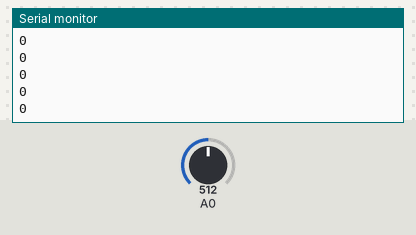
Bench run of a sketch on a simulated Arduino Uno, built with avr-gcc and run on an emulated ATmega328P. On the bench: the last lines printed to the serial monitor. The test bench sets the inputs (shaded band); at power-on: A0 = 512.

Above: at 1.2 s.
1.3 s: A0 set to 716
At 2.2 s:
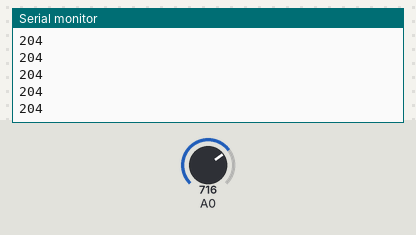
2.8 s: A0 set to 900
At 3.6 s:
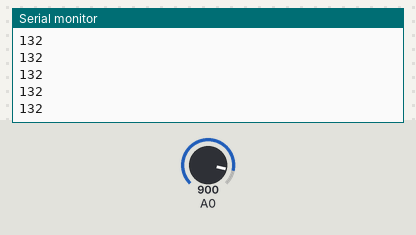
Timing chart, 0 to 5.8 s (numbered marks = the images above; inputs shaded):
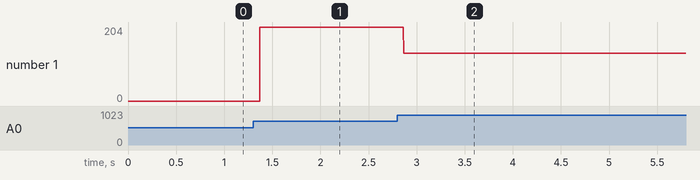

The sketch:

frequencymeter.ino
```cpp
int incomingAudio;


void setup(){
    Serial.begin(9600);

}

void loop(){
  incomingAudio = analogRead(A0);//read voltage at A0
  //incomingAudio = (incomingAudio+1)/4 - 1;//scale from 10 bit (0-1023) to 8 bit (0-255)
//  if (incomingAudio<0){//deal with negative numbers
//    incomingAudio = 0;
//  }
  PORTD = incomingAudio;
  Serial.println(PORTD);

}
```

Measured:
- after the input at 1.3 s, the serial monitor: prints a new line after 0.07 s (image 1)
- after the input at 2.8 s, the serial monitor: prints a new line after 0.07 s (image 2)
- plotted number 1: 0 → 204 after the input at 1.3 s, 204 → 13 after the input at 2.8 s
